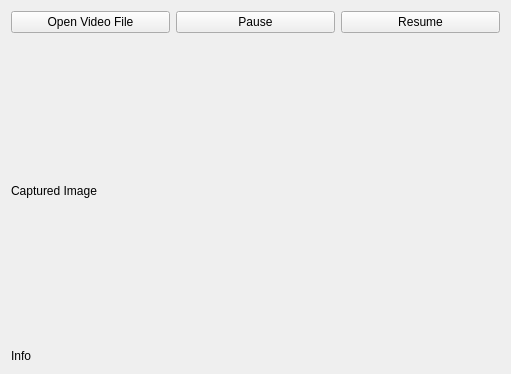
<?xml version="1.0" encoding="UTF-8"?>
<ui version="4.0">
 <class>QtDemoClass</class>
 <widget class="QMainWindow" name="QtDemoClass">
  <property name="geometry">
   <rect>
    <x>0</x>
    <y>0</y>
    <width>511</width>
    <height>374</height>
   </rect>
  </property>
  <property name="windowTitle">
   <string>Qt Demo</string>
  </property>
  <widget class="QWidget" name="centralWidget">
   <layout class="QVBoxLayout" name="verticalLayout">
    <item>
     <layout class="QHBoxLayout" name="horizontalLayout">
      <item>
       <widget class="QPushButton" name="pushOpen">
        <property name="sizePolicy">
         <sizepolicy hsizetype="Minimum" vsizetype="Preferred">
          <horstretch>0</horstretch>
          <verstretch>0</verstretch>
         </sizepolicy>
        </property>
        <property name="minimumSize">
         <size>
          <width>0</width>
          <height>0</height>
         </size>
        </property>
        <property name="maximumSize">
         <size>
          <width>16777215</width>
          <height>16777215</height>
         </size>
        </property>
        <property name="text">
         <string>Open Video File</string>
        </property>
       </widget>
      </item>
      <item>
       <widget class="QPushButton" name="pushPause">
        <property name="sizePolicy">
         <sizepolicy hsizetype="Minimum" vsizetype="Preferred">
          <horstretch>0</horstretch>
          <verstretch>0</verstretch>
         </sizepolicy>
        </property>
        <property name="text">
         <string>Pause</string>
        </property>
       </widget>
      </item>
      <item>
       <widget class="QPushButton" name="pushResume">
        <property name="sizePolicy">
         <sizepolicy hsizetype="Minimum" vsizetype="Preferred">
          <horstretch>0</horstretch>
          <verstretch>0</verstretch>
         </sizepolicy>
        </property>
        <property name="text">
         <string>Resume</string>
        </property>
       </widget>
      </item>
     </layout>
    </item>
    <item>
     <widget class="QLabel" name="labelFrame">
      <property name="sizePolicy">
       <sizepolicy hsizetype="Preferred" vsizetype="Preferred">
        <horstretch>1</horstretch>
        <verstretch>1</verstretch>
       </sizepolicy>
      </property>
      <property name="text">
       <string>Captured Image</string>
      </property>
      <property name="scaledContents">
       <bool>true</bool>
      </property>
     </widget>
    </item>
    <item>
     <widget class="QLabel" name="labelInfo">
      <property name="text">
       <string>Info</string>
      </property>
     </widget>
    </item>
   </layout>
  </widget>
 </widget>
 <layoutdefault spacing="6" margin="11"/>
 <resources/>
 <connections/>
</ui>
